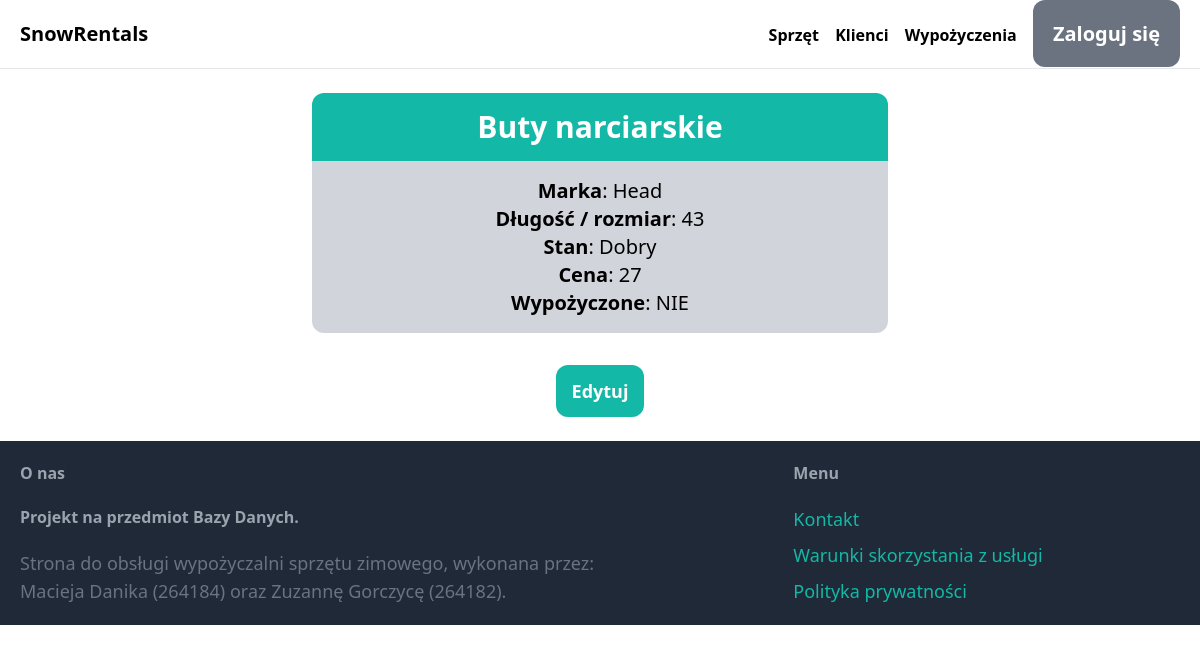
The page /items/sprzet/14/ on the database as committed earlier.
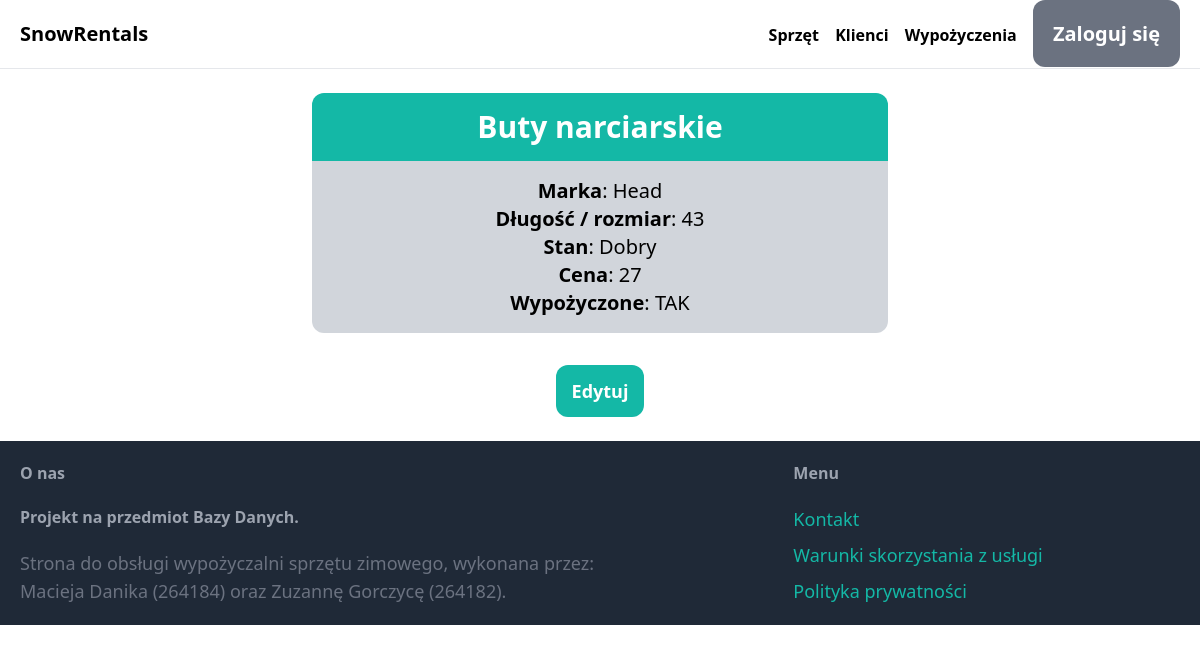
The same page on the database as committed later.
### item/models.py (models this page shows, shortened)
class Sprzet(models.Model):
    rodzaj = models.ForeignKey(Kategoria, on_delete=models.CASCADE)
    dlugosc = models.IntegerField(validators=[wiekszeOdZera], null=False, default=0)
    marka = models.CharField(max_length=40)
    stan = models.ForeignKey(Stan, on_delete=models.CASCADE)
    cena = models.IntegerField(validators=[wiekszeOdZera], default=30)
    wypozyczone = models.ForeignKey(BOOL, null=True, on_delete=models.SET_NULL)
    class Meta:
        ordering = ('rodzaj',)
        verbose_name_plural = 'Lista sprzętu'

class BOOL(models.Model):
    TYPE = models.CharField(max_length=3)
    class Meta:
        ordering=('TYPE',)
        verbose_name_plural = 'Typy'
    def __str__(self):
        return self.TYPE

class Kategoria(models.Model):
    kategoria = models.CharField(max_length=40)
    class Meta:
        ordering=('kategoria',)
        verbose_name_plural = 'Kategorie'
    def __str__(self):
        return self.kategoria

class Stan(models.Model):
    stan = models.CharField(max_length=20)
    class Meta:
        ordering=('stan',)
        verbose_name_plural = 'Stany'
    def __str__(self):
        return self.stan

### item/views.py (the view)
# urls.py: path('sprzet/<int:pk>/', views.sprzet_szczegol, name="sprzet_szczegol"),
def sprzet_szczegol(request, pk):  #szczegóły sprzętu
    item = get_object_or_404(Sprzet, pk=pk)
    return render(request, 'item/sprzet_szczegol.html',{
        'item': item
    })

### item/templates/item/sprzet_szczegol.html (shortened to what this page needs)
{% extends 'core/base.html' %}
{% block content %}
<div style="text-align:center; width:50%; margin: 0 auto">
    <h2 class="p-4 text-3xl text-white bg-teal-500 rounded-t-xl"><strong>{{item.rodzaj}}</strong></h2>
    <ul class="mb-4 p-4 text-xl bg-gray-300 rounded-b-xl">
        <li><strong>Marka</strong>: {{ item.marka}}</li>
        <li><strong>Długość / rozmiar</strong>: {{ item.dlugosc}}</li>
        <li><strong>Stan</strong>: {{ item.stan}}</li>
        <li><strong>Cena</strong>: {{ item.cena}}</li>
        <li><strong>Wypożyczone</strong>: {{ item.wypozyczone}}</li>
    </ul>
    <a href="{% url 'item:edytuj_sprzet' item.id %}" class="inline-block mt-4 px-4 py-3 text-lg font-semibold bg-teal-500 text-white hover:bg-teal-700 rounded-xl">Edytuj</a>
</div>
{% endblock %}

Rows that differ between the two databases and show on the page:
changed Sprzet "Head": wypozyczone "NIE" → "TAK"
